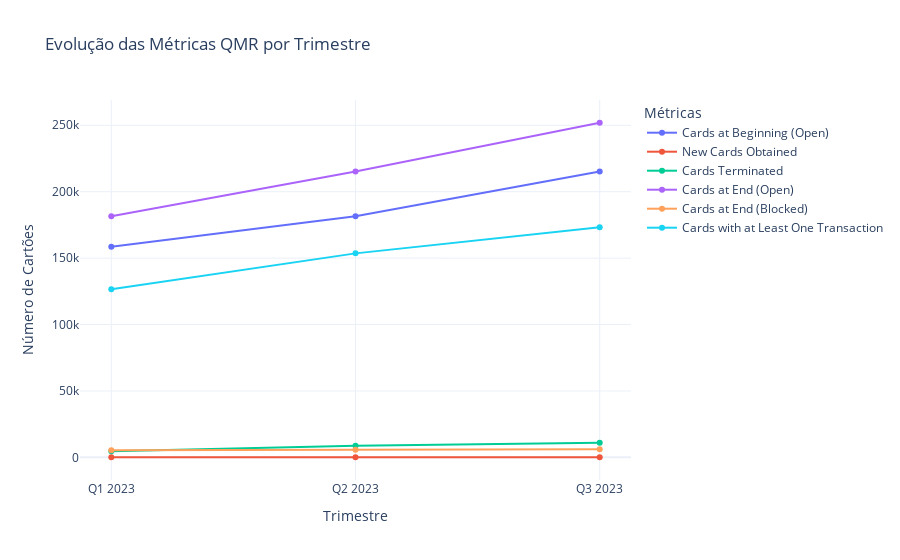

The notebook cell saved with this chart:
### Markdown cell above
### 8.1. Evolução das Métricas QMR (Gráfico de Linha Interativo)

### Code cell
import plotly.express as px
import os

# Garante que o diretório de saída exista
output_dir = 'flash_case/outputs'
os.makedirs(output_dir, exist_ok=True)

# 1. Preparar os dados para o Plotly (formato "longo")
qmr_metrics_long = qmr_metrics.melt(
    id_vars=['Quarter'], 
    value_vars=[
        'Cards at Beginning (Open)', 
        'New Cards Obtained', 
        'Cards Terminated',
        'Cards at End (Open)', 
        'Cards at End (Blocked)',
        'Cards with at Least One Transaction'
    ],
    var_name='Métrica', 
    value_name='Número de Cartões'
)

# 2. Criar o gráfico de linha interativo
fig_line = px.line(
    qmr_metrics_long,
    x='Quarter',
    y='Número de Cartões',
    color='Métrica',
    markers=True, # Adiciona marcadores, como no seu original
    template='plotly_white',
    title='Evolução das Métricas QMR por Trimestre'
)

# 3. Melhorar o layout
fig_line.update_layout(
    xaxis_title='Trimestre',
    yaxis_title='Número de Cartões',
    legend_title_text='Métricas'
)

# 4. Salvar e exibir
fig_line.write_html(os.path.join(output_dir, 'qmr_metrics_line_chart_interactive.html'))
fig_line.show()

### Figure 1 — Plotly figure (JSON) as saved in the notebook; plotly's stock layout.template omitted (floating-point values rounded to 4 significant figures)
{"data": [{"hovertemplate": "Métrica=Cards at Beginning (Open)<br>Quarter=%{x}<br>Número de Cartões=%{y}<extra></extra>", "legendgroup": "Cards at Beginning (Open)", "line": {"color": "#636efa", "dash": "solid"}, "marker": {"symbol": "circle"}, "mode": "lines+markers", "name": "Cards at Beginning (Open)", "orientation": "v", "showlegend": true, "type": "scatter", "x": ["Q1 2023", "Q2 2023", "Q3 2023"], "xaxis": "x", "y": [158599, 181508, 215200], "yaxis": "y"}, {"hovertemplate": "Métrica=New Cards Obtained<br>Quarter=%{x}<br>Número de Cartões=%{y}<extra></extra>", "legendgroup": "New Cards Obtained", "line": {"color": "#EF553B", "dash": "solid"}, "marker": {"symbol": "circle"}, "mode": "lines+markers", "name": "New Cards Obtained", "orientation": "v", "showlegend": true, "type": "scatter", "x": ["Q1 2023", "Q2 2023", "Q3 2023"], "xaxis": "x", "y": [90, 91, 92], "yaxis": "y"}, {"hovertemplate": "Métrica=Cards Terminated<br>Quarter=%{x}<br>Número de Cartões=%{y}<extra></extra>", "legendgroup": "Cards Terminated", "line": {"color": "#00cc96", "dash": "solid"}, "marker": {"symbol": "circle"}, "mode": "lines+markers", "name": "Cards Terminated", "orientation": "v", "showlegend": true, "type": "scatter", "x": ["Q1 2023", "Q2 2023", "Q3 2023"], "xaxis": "x", "y": [4686, 8687, 11061], "yaxis": "y"}, {"hovertemplate": "Métrica=Cards at End (Open)<br>Quarter=%{x}<br>Número de Cartões=%{y}<extra></extra>", "legendgroup": "Cards at End (Open)", "line": {"color": "#ab63fa", "dash": "solid"}, "marker": {"symbol": "circle"}, "mode": "lines+markers", "name": "Cards at End (Open)", "orientation": "v", "showlegend": true, "type": "scatter", "x": ["Q1 2023", "Q2 2023", "Q3 2023"], "xaxis": "x", "y": [181508, 215200, 251915], "yaxis": "y"}, {"hovertemplate": "Métrica=Cards at End (Blocked)<br>Quarter=%{x}<br>Número de Cartões=%{y}<extra></extra>", "legendgroup": "Cards at End (Blocked)", "line": {"color": "#FFA15A", "dash": "solid"}, "marker": {"symbol": "circle"}, "mode": "lines+markers", "name": "Cards at End (Blocked)", "orientation": "v", "showlegend": true, "type": "scatter", "x": ["Q1 2023", "Q2 2023", "Q3 2023"], "xaxis": "x", "y": [5373, 5681, 6092], "yaxis": "y"}, {"hovertemplate": "Métrica=Cards with at Least One Transaction<br>Quarter=%{x}<br>Número de Cartões=%{y}<extra></extra>", "legendgroup": "Cards with at Least One Transaction", "line": {"color": "#19d3f3", "dash": "solid"}, "marker": {"symbol": "circle"}, "mode": "lines+markers", "name": "Cards with at Least One Transaction", "orientation": "v", "showlegend": true, "type": "scatter", "x": ["Q1 2023", "Q2 2023", "Q3 2023"], "xaxis": "x", "y": [126560, 153578, 173232], "yaxis": "y"}], "layout": {"legend": {"title": {"text": "Métricas"}, "tracegroupgap": 0}, "title": {"text": "Evolução das Métricas QMR por Trimestre"}, "xaxis": {"anchor": "y", "domain": [0, 1], "title": {"text": "Trimestre"}}, "yaxis": {"anchor": "x", "domain": [0, 1], "title": {"text": "Número de Cartões"}}}}
